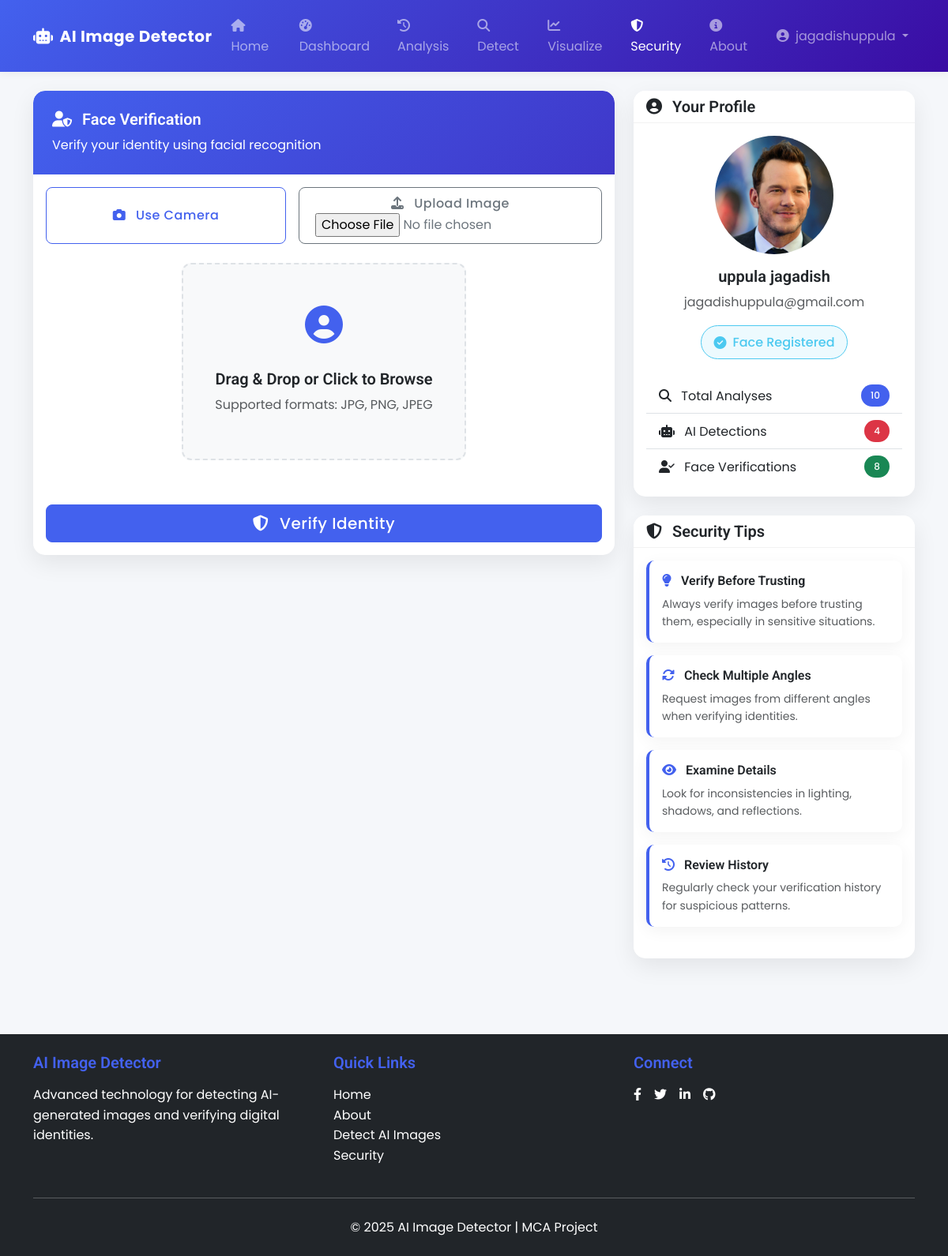
Page /security/ (signed in) on the committed database.
### detector/models.py (models this page shows, shortened)
class User(AbstractUser):
    face_embedding = models.BinaryField(null=True, blank=True)
    profile_picture = models.ImageField(
        upload_to='profile_pics/',
        validators=[validate_image_size],
        null=True,
        blank=True
    )
    is_face_registered = models.BooleanField(default=False)

### detector/views.py (the view)
# urls.py: path('security/', views.security, name='security'),
@login_required
def security(request):
    if request.method == 'POST':
        form = FaceVerificationForm(request.POST, request.FILES)
        if form.is_valid():
            try:
                verification_img = request.FILES.get('verification_image')
                if not verification_img:
                    messages.error(request, 'Please capture or upload an image')
                    return render(request, 'detector/security.html', {'form': form})
                fs = FileSystemStorage()
                timestamp = datetime.now().strftime("%Y%m%d_%H%M%S")
                filename = f"verification_{request.user.id}_{timestamp}.jpg"
                filename = fs.save(filename, verification_img)
                filepath = fs.path(filename)
                cv_image = cv2.imread(filepath)
                validate_captured_image(cv_image)
                is_ai, confidence = predict_ai_generated(filepath)
                face_embedding = extract_face_embeddings(filepath)
                similarity_score = 0
                is_match = False
                if request.user.is_face_registered:
                    stored_embedding = request.user.get_face_embedding()
                    if face_embedding is not None and stored_embedding is not None:
                        similarity_score, is_match = compare_faces(stored_embedding, face_embedding)
                        if similarity_score < 0.3:
                            is_match = False
                result = {
                    'image_url': fs.url(filename),  # This will now point to the permanently stored file
                    'is_ai': is_ai,
                    'confidence': float(confidence * 100),
                    'face_detected': face_embedding is not None,
                    'face_match': is_match,
                    'similarity_score': float(similarity_score * 100) if similarity_score else None,
                    'has_stored_face': request.user.is_face_registered
                }
                return render(request, 'detector/security.html', {
                    'form': form,
                    'result': result
                })
            except Exception as e:
                messages.error(request, f'Error during verification: {str(e)}')
                if 'filepath' in locals() and os.path.exists(filepath):
                    os.remove(filepath)
                return render(request, 'detector/security.html', {'form': form})
    else:
        form = FaceVerificationForm()
    total_analyses = AnalysisHistory.objects.filter(user=request.user).count()
    ai_detected = AnalysisHistory.objects.filter(user=request.user, is_ai_generated=True).count()
    face_verifications = AnalysisHistory.objects.filter(
        user=request.user,
        similarity_score__gte=45
    ).count()
    return render(request, 'detector/security.html', {
        'form': form,
        'total_analyses': total_analyses,
        'ai_detected': ai_detected,
        'face_verifications': face_verifications
    })

### detector/templates/detector/security.html (shortened to what this page needs)
{% extends 'detector/base.html' %}
{% load static %}
{% block extra_js %}
<video autoplay muted loop class="video-bg">
    <source src="{% static 'videos/face-scan.mp4' %}" type="video/mp4">
</video>
{% endblock %}
{% block content %}
<div class="row">
    <div class="col-lg-8">
        <div class="card verification-card mb-4">
            <div class="verification-header">
                <h5><i class="fas fa-user-shield me-2"></i> Face Verification</h5>
                <p class="mb-0">Verify your identity using facial recognition</p>
            </div>
            <div class="card-body">
                <form method="post" enctype="multipart/form-data" action="{% url 'security' %}">
                    <div class="camera-action-buttons">
                        <button type="button" id="openCameraBtn" class="btn btn-outline-primary" data-bs-toggle="modal" data-bs-target="#cameraModal">
                            <i class="fas fa-camera me-2"></i> Use Camera
                        </button>
                        <label for="id_verification_image" class="btn btn-outline-secondary">
                            <i class="fas fa-upload me-2"></i> Upload Image
                            {{ form.verification_image }}
                        </label>
                    </div>
                    <div class="mb-4 text-center">
                        <label for="id_verification_image" class="upload-area">
                            <div class="verification-icon">
                                <i class="fas fa-user-circle"></i>
                            </div>
                            <h5>Drag & Drop or Click to Browse</h5>
                            <p class="text-muted">Supported formats: JPG, PNG, JPEG</p>
                        </label>
                    </div>
                    <div class="d-grid">
                        <button type="submit" id="verifyBtn" class="btn btn-primary btn-lg">
                            <i class="fas fa-shield-alt me-2"></i> Verify Identity
                        </button>
                    </div>
                </form>
            </div>
        </div>
    </div>
    <div class="col-lg-4">
        <div class="card verification-card mb-4">
            <div class="card-header bg-white">
                <h5 class="mb-0"><i class="fas fa-user-circle me-2"></i> Your Profile</h5>
            </div>
            <div class="card-body text-center">
                {% if request.user.profile_picture %}
                <img src="{{ request.user.profile_picture.url }}" alt="Profile" class="rounded-circle mb-3" width="150" height="150" style="object-fit: cover;">
                {% else %}
                <div class="rounded-circle bg-light d-flex align-items-center justify-content-center mb-3" style="width: 150px; height: 150px; margin: 0 auto;">
                    <i class="fas fa-user text-secondary" style="font-size: 4rem;"></i>
                </div>
                {% endif %}
                <h5>{{ request.user.get_full_name|default:request.user.username }}</h5>
                <p class="text-muted">{{ request.user.email }}</p>
                <div class="mb-4">
                    {% if request.user.is_face_registered %}
                    <span class="profile-badge face-verified-badge">
                        <i class="fas fa-check-circle"></i> Face Registered
                    </span>
                    {% else %}
                    <span class="profile-badge face-not-registered-badge">
                        <i class="fas fa-exclamation-circle"></i> Face Not Registered
                    </span>
                    {% endif %}
                </div>
                <div class="list-group list-group-flush">
                    <div class="list-group-item d-flex justify-content-between align-items-center">
                        <span><i class="fas fa-search me-2"></i> Total Analyses</span>
                        <span class="badge bg-primary rounded-pill">{{ total_analyses }}</span>
                    </div>
                    <div class="list-group-item d-flex justify-content-between align-items-center">
                        <span><i class="fas fa-robot me-2"></i> AI Detections</span>
                        <span class="badge bg-danger rounded-pill">{{ ai_detected }}</span>
                    </div>
                    <div class="list-group-item d-flex justify-content-between align-items-center">
                        <span><i class="fas fa-user-check me-2"></i> Face Verifications</span>
                        <span class="badge bg-success rounded-pill">{{ face_verifications }}</span>
                    </div>
                </div>
            </div>
        </div>
        <div class="card verification-card">
            <div class="card-header bg-white">
                <h5 class="mb-0"><i class="fas fa-shield-alt me-2"></i> Security Tips</h5>
            </div>
            <div class="card-body">
                <div class="card security-tip-card mb-3">
                    <div class="card-body">
                        <h6><i class="fas fa-lightbulb text-primary me-2"></i> Verify Before Trusting</h6>
                        <p class="small text-muted mb-0">Always verify images before trusting them, especially in sensitive situations.</p>
                    </div>
                </div>
                <div class="card security-tip-card mb-3">
                    <div class="card-body">
                        <h6><i class="fas fa-sync-alt text-primary me-2"></i> Check Multiple Angles</h6>
                        <p class="small text-muted mb-0">Request images from different angles when verifying identities.</p>
                    </div>
                </div>
                <div class="card security-tip-card mb-3">
                    <div class="card-body">
                        <h6><i class="fas fa-eye text-primary me-2"></i> Examine Details</h6>
                        <p class="small text-muted mb-0">Look for inconsistencies in lighting, shadows, and reflections.</p>
                    </div>
                </div>
                <div class="card security-tip-card">
                    <div class="card-body">
                        <h6><i class="fas fa-history text-primary me-2"></i> Review History</h6>
                        <p class="small text-muted mb-0">Regularly check your verification history for suspicious patterns.</p>
                    </div>
                </div>
            </div>
        </div>
    </div>
</div>
{% endblock %}

### detector/templates/detector/base.html (shortened to what this page needs)
<!DOCTYPE html>
<html lang="en">
<head>
{% load static %}
    <link href="https://cdn.jsdelivr.net/npm/bootstrap@5.3.0/dist/css/bootstrap.min.css" rel="stylesheet">
    <link rel="stylesheet" href="https://cdn.jsdelivr.net/npm/bootstrap-icons@1.10.0/font/bootstrap-icons.css">
    <link rel="stylesheet" href="https://cdnjs.cloudflare.com/ajax/libs/font-awesome/6.4.0/css/all.min.css">
    <link rel="stylesheet" href="{% static 'css/styles.css' %}">
    <link href="https://unpkg.com/aos@2.3.1/dist/aos.css" rel="stylesheet">
</head>
<body class="d-flex flex-column min-vh-100">
    <nav class="navbar navbar-expand-lg navbar-dark bg-gradient-primary shadow-sm">
        <div class="container">
            <a class="navbar-brand fw-bold" href="{% url 'home' %}">
                <i class="fas fa-robot me-2"></i>AI Image Detector
            </a>
            <div class="collapse navbar-collapse" id="navbarNav">
                <ul class="navbar-nav me-auto">
                    <li class="nav-item">
                        <a class="nav-link {% if request.path == '/' %}active{% endif %}" href="{% url 'home' %}">
                            <i class="fas fa-home me-1"></i> Home
                        </a>
                    </li>
                    {% if user.is_authenticated %}
                    <li class="nav-item">
                        <a class="nav-link {% if 'dashboard' in request.path %}active{% endif %}" href="{% url 'dashboard' %}">
                            <i class="fas fa-tachometer-alt me-1"></i> Dashboard
                        </a>
                    </li>
                    <li class="nav-item">
                        <a class="nav-link {% if 'analyze' in request.path %}active{% endif %}" href="{% url 'analyze' %}">
                            <i class="fas fa-history me-1"></i> Analysis
                        </a>
                    </li>
                    <li class="nav-item">
                        <a class="nav-link {% if 'predict' in request.path %}active{% endif %}" href="{% url 'predict' %}">
                            <i class="fas fa-search me-1"></i> Detect
                        </a>
                    </li>
                    <li class="nav-item">
                        <a class="nav-link {% if 'visualize' in request.path %}active{% endif %}" href="{% url 'visualize' %}">
                            <i class="fas fa-chart-line me-1"></i> Visualize
                        </a>
                    </li>
                    <li class="nav-item">
                        <a class="nav-link {% if 'security' in request.path %}active{% endif %}" href="{% url 'security' %}">
                            <i class="fas fa-shield-alt me-1"></i> Security
                        </a>
                    </li>
                    {% endif %}
                    <li class="nav-item">
                        <a class="nav-link {% if 'about' in request.path %}active{% endif %}" href="{% url 'about' %}">
                            <i class="fas fa-info-circle me-1"></i> About
                        </a>
                    </li>
                </ul>
                <ul class="navbar-nav">
                    {% if user.is_authenticated %}
                    <li class="nav-item dropdown">
                        <a class="nav-link dropdown-toggle" href="#" id="navbarDropdown" role="button" data-bs-toggle="dropdown">
                            <i class="fas fa-user-circle me-1"></i> {{ user.username }}
                        </a>
                    </li>
                    {% endif %}
                </ul>
            </div>
        </div>
    </nav>
    <main class="container my-4 flex-grow-1">
        {% block content %}{% endblock %}
    </main>
<footer class="bg-dark text-white py-4 mt-5">
    <div class="container">
        <div class="row">
            <div class="col-md-4 mb-4 mb-md-0">
                <h5 class="text-primary mb-3">AI Image Detector</h5>
                <p>Advanced technology for detecting AI-generated images and verifying digital identities.</p>
            </div>
            <div class="col-md-4 mb-4 mb-md-0">
                <h5 class="text-primary mb-3">Quick Links</h5>
                <ul class="list-unstyled">
                    <li><a href="{% url 'home' %}" class="text-white text-decoration-none">Home</a></li>
                    <li><a href="{% url 'about' %}" class="text-white text-decoration-none">About</a></li>
                    {% if user.is_authenticated %}
                        <li><a href="{% url 'predict' %}" class="text-white text-decoration-none">Detect AI Images</a></li>
                        <li><a href="{% url 'security' %}" class="text-white text-decoration-none">Security</a></li>
                    {% else %}
                        <li><a href="{% url 'login' %}?next={% url 'predict' %}" class="text-white text-decoration-none">Detect AI Images</a></li>
                        <li><a href="{% url 'login' %}?next={% url 'security' %}" class="text-white text-decoration-none">Security</a></li>
                    {% endif %}
                </ul>
            </div>
            <div class="col-md-4">
                <h5 class="text-primary mb-3">Connect</h5>
                <div class="d-flex gap-3">
                    <a href="#" class="text-white"><i class="fab fa-facebook-f"></i></a>
                    <a href="#" class="text-white"><i class="fab fa-twitter"></i></a>
                    <a href="#" class="text-white"><i class="fab fa-linkedin-in"></i></a>
                    <a href="#" class="text-white"><i class="fab fa-github"></i></a>
                </div>
            </div>
        </div>
        <hr class="my-4 bg-secondary">
        <div class="text-center">
            <p class="mb-0">&copy; 2025 AI Image Detector | MCA Project</p>
        </div>
    </div>
</footer>
    {% block extra_js %}{% endblock %}
</body>
</html>

### rows in the picture
User: username "jagadishuppula", user.profile_picture (picture), user.get_full_name "uppula jagadish", user.email "jagadishuppula@gmail.com"

### other values in the picture
{{ total_analyses }} "10"
{{ ai_detected }} "4"
{{ face_verifications }} "8"
